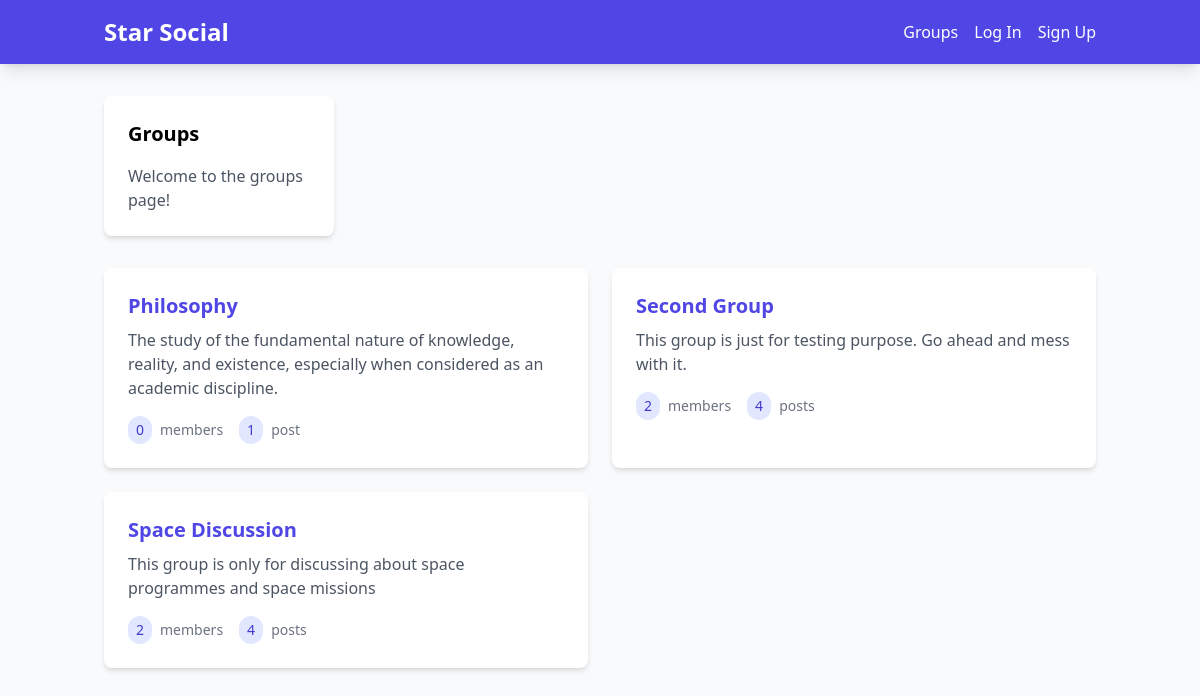
The app's page /groups/ with its own data.
### groups/models.py (models this page shows, shortened)
class Group(models.Model):
    name = models.CharField(max_length=255, unique=True)
    slug = models.SlugField(allow_unicode=True, unique=True)
    description = models.TextField(blank=True, default='')
    description_html = models.TextField(editable=False, default='', blank=True)
    members = models.ManyToManyField(User, through='GroupMember')
    class Meta:
        ordering = ['name']

### groups/views.py (the view)
# urls.py: path('', views.ListGroups.as_view(), name='all'),
class ListGroups(generic.ListView):
    model = Group

### groups/templates/groups/group_list.html (shortened to what this page needs)
{% extends "groups/group_base.html" %}
{% block pregroup %}
    <div class="grid grid-cols-1 md:grid-cols-4 gap-6">
        <div class="bg-white p-6 rounded-lg shadow-md">
            <div class="space-y-4">
                <h2 class="text-xl font-bold">Groups</h2>
                <p class="text-gray-600">Welcome to the groups page!</p>
            </div>
        </div>
    </div>
{% endblock %}
{% block group_content %}
    <div class="mt-8 grid grid-cols-1 md:grid-cols-2 gap-6">
        {% for group in object_list %}
            <div class="bg-white rounded-lg shadow-md overflow-hidden">
                <a href="{% url 'groups:single' slug=group.slug %}" class="block p-6 hover:bg-gray-50">
                    <h3 class="text-xl font-bold text-indigo-600 mb-2">{{ group.name }}</h3>
                    <div class="prose max-w-none text-gray-600">
                        {{ group.description_html|safe }}
                    </div>
                    <div class="mt-4 flex space-x-4 text-sm text-gray-500">
                <span class="flex items-center">
                    <span class="bg-indigo-100 text-indigo-700 px-2 py-1 rounded-full mr-2">
                        {{ group.members.count }}
                    </span>
                    member{{ group.members.count|pluralize }}
                </span>
                        <span class="flex items-center">
                    <span class="bg-indigo-100 text-indigo-700 px-2 py-1 rounded-full mr-2">
                        {{ group.posts.count }}
                    </span>
                    post{{ group.posts.count|pluralize }}
                </span>
                    </div>
                </a>
            </div>
        {% endfor %}
    </div>
{% endblock %}

### records on screen
Group: name "Philosophy", description_html "The study of the fundamental nature of knowledge, reality, and existence, especially when considered as an academic discipline.", members.count "0", posts.count "1"
Group: name "Second Group", description_html "This group is just for testing purpose. Go ahead and mess with it.", members.count "2", posts.count "4"
Group: name "Space Discussion", description_html "This group is only for discussing about space programmes and space missions", members.count "2", posts.count "4"
